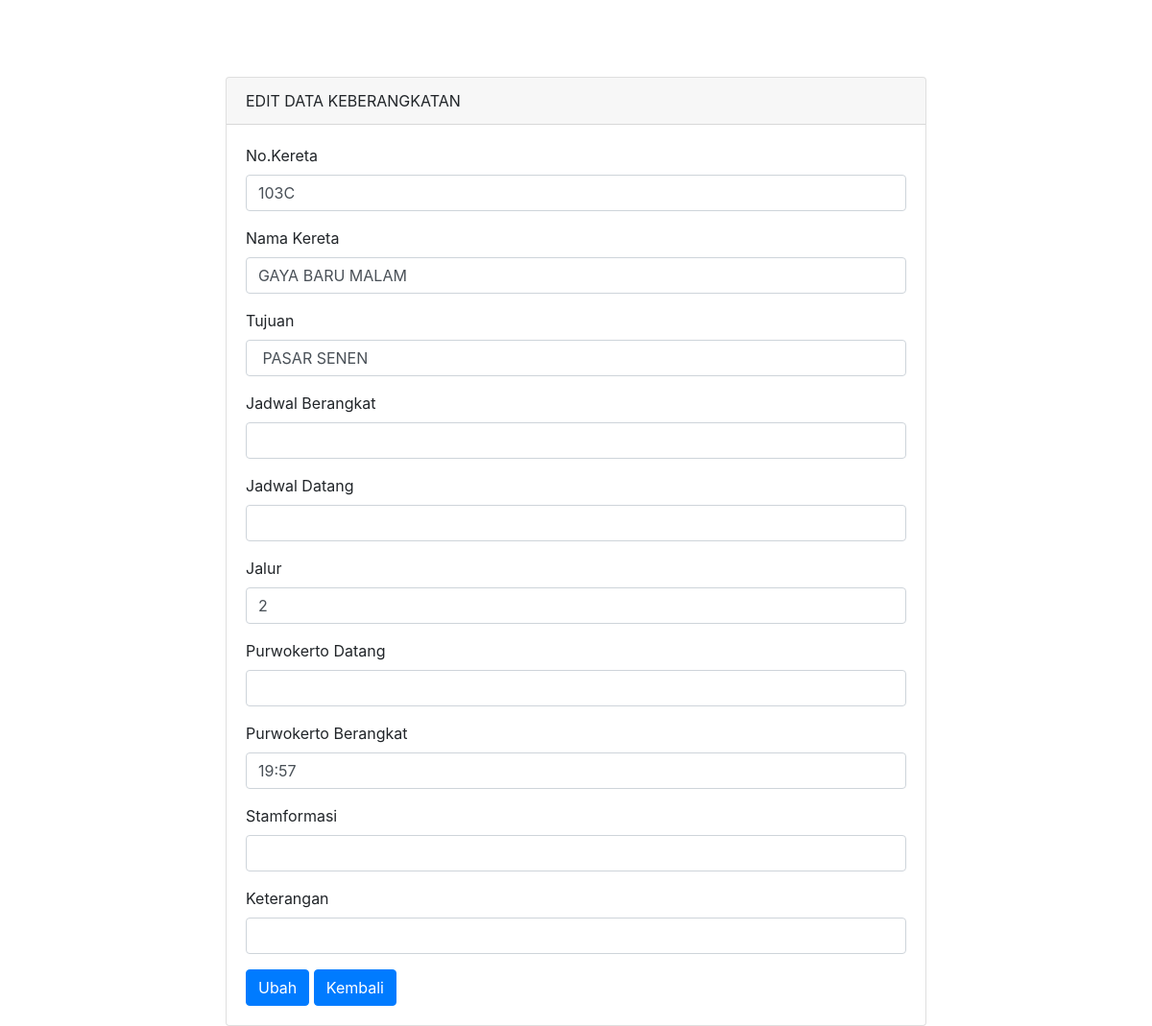
/Purwokerto/modif-data/update.php?id=800, run on the app's committed database.
### tables this page shows
CREATE TABLE `departure_purwokerto` (
  `id` int(11) NOT NULL,
  `nomor` int(11) NOT NULL,
  `no_ka` varchar(100) NOT NULL,
  `nama_ka` varchar(100) NOT NULL,
  `relasi` varchar(100) NOT NULL,
  `jadwal_berangkat` varchar(5) NOT NULL,
  `jadwal_datang` varchar(5) NOT NULL,
  `jumlah` int(1) NOT NULL,
  `purwokerto_datang` varchar(5) NOT NULL,
  `purwokerto_berangkat` varchar(5) NOT NULL,
  `stamformasi` varchar(100) NOT NULL,
  `keterangan` varchar(100) NOT NULL
);

### Purwokerto/modif-data/update.php (the view, shortened to what this page needs)
<?php
include "koneksi.php";
$id = $_GET["id"];
        ?>
    <?php
$row = mysqli_fetch_array(mysqli_query($koneksi, "SELECT * FROM departure_purwokerto WHERE id = '$id'"));
if($row['no_ka'] != ""){
?>
<!doctype html>
<html lang="en">
  <head>
    <link rel="stylesheet" href="https://stackpath.bootstrapcdn.com/bootstrap/4.4.1/css/bootstrap.min.css">
  </head>
  <body>
    <div class="container" style="margin-top: 80px">
      <div class="row">
        <div class="col-md-8 offset-md-2">
          <div class="card">
            <div class="card-header">
              EDIT DATA KEBERANGKATAN
            </div>
            <div class="card-body">
              <form method="POST">
                <div class="form-group">
                  <label>No.Kereta</label>
                  <input value='<?php echo $row['no_ka']; ?>' type="text" name="nomorka" class="form-control" style="text-transform: uppercase;">
                </div>
                <div class="form-group">
                  <label>Nama Kereta</label>
                  <input value='<?php echo $row['nama_ka']; ?>' type="text" name="nama_ka" class="form-control" style="text-transform: uppercase;">
                </div>
                <div class="form-group">
                  <label>Tujuan</label>
                  <input value='<?php echo $row['relasi']; ?>' type="text" name="relasi" class="form-control" style="text-transform: uppercase;">
                </div>
                <div class="form-group">
                  <label>Jadwal Berangkat</label>
                  <input value='<?php echo $row['jadwal_berangkat']; ?>' type="text" name="jadwal_brgkt" class="form-control" style="text-transform: uppercase;">
                </div>
                <div class="form-group">
                  <label>Jadwal Datang</label>
                  <input value='<?php echo $row['jadwal_datang']; ?>' type="text" name="jadwal_dtg" class="form-control" style="text-transform: uppercase;">
                </div>
                <div class="form-group">
                  <label>Jalur</label>
                  <input value='<?php echo $row['jumlah']; ?>' type="number" name="jumlah" class="form-control" style="text-transform: uppercase;">
                </div>
                <div class="form-group">
                  <label>Purwokerto Datang</label>
                  <input value='<?php echo $row['purwokerto_datang']; ?>' type="text" name="pwtdtg" class="form-control" style="text-transform: uppercase;">
                </div>
                <div class="form-group">
                  <label>Purwokerto Berangkat</label>
                  <input value='<?php echo $row['purwokerto_berangkat']; ?>' type="text" name="pwtbrk" class="form-control" style="text-transform: uppercase;">
                </div>
                <div class="form-group">
                  <label>Stamformasi</label>
                  <input value='<?php echo $row['stamformasi']; ?>' type="text" name="stamformasi" class="form-control" style="text-transform: uppercase;">
                </div>
                <div class="form-group">
                  <label>Keterangan</label>
                  <input value='<?php echo $row['keterangan']; ?>' type="text" name="keterangan" class="form-control" style="text-transform: uppercase;">
                </div>
                <button type="submit" class="btn btn-primary" name="ubah">Ubah</button>
                <button class="btn btn-primary" name="kembali">Kembali</button>
              </form>
              <?php
}?>
            </div>
          </div>
        </div>
      </div>
    </div>
  </body>
</html>

### data on the page
departure_purwokerto: nomorka "103C", nama_ka "GAYA BARU MALAM", relasi "PASAR SENEN", jumlah "2", pwtbrk "19:57"
